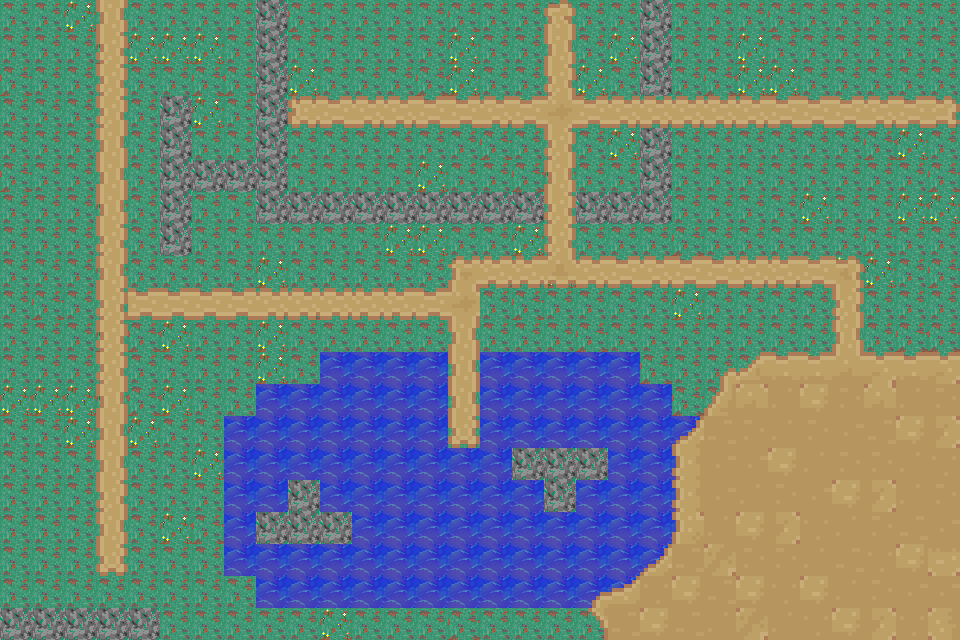

This is a level from a 2D game, rendered from its Tiled map with the project's own tilesets. A one-line summary and the complete map file follow:
An orthogonal 30x20 tile map with 32x32 px tiles, 2 tile layers (Kachelebene 1, Kachelebene 2), 2 tilesets and 1 object (Testtri).

<map version="1.10" tiledversion="1.11.0" orientation="orthogonal" renderorder="right-down" width="30" height="20" tilewidth="32" tileheight="32" infinite="0" nextlayerid="4" nextobjectid="3">
 <tileset firstgid="1" name="RPG" tilewidth="32" tileheight="32" tilecount="5" columns="0">
  <grid orientation="orthogonal" width="1" height="1" />
  <tile id="0">
   <properties>
    <property name="iswall" type="bool" value="false" />
    <property name="iswater" type="bool" value="true" />
   </properties>
   <image source="own Watertile 2.png" width="32" height="32" />
  </tile>
  <tile id="2" probability="0.2">
   <properties>
    <property name="iswall" type="bool" value="false" />
    <property name="iswater" type="bool" value="false" />
   </properties>
   <image source="Ph.Boden_Tile_2.png" width="32" height="32" />
  </tile>
  <tile id="3" probability="0.1">
   <properties>
    <property name="iswall" type="bool" value="false" />
    <property name="iswater" type="bool" value="false" />
   </properties>
   //data/maps/tiled/super-koalio/koalio.png
   <image source="Ph.Boden_Tile_1.png" width="32" height="32" />
  </tile>
  <tile id="7">
   <properties>
    <property name="iswall" type="bool" value="false" />
    <property name="iswater" type="bool" value="false" />
   </properties>
   <image source="Ph.Boden 3.png" width="32" height="32" />
  </tile>
  <tile id="4">
   <properties>
    <property name="iswall" type="bool" value="true" />
    <property name="iswater" type="bool" value="false" />
   </properties>
   <image source="Seatile_.png" width="32" height="32" />
  </tile>
 </tileset>
 <tileset firstgid="9" name="Sand_scaled" tilewidth="32" tileheight="32" tilecount="96" columns="8">
  <image source="sand2.png" width="256" height="384" />
  <tile id="9" />
  <tile id="10" />
  <tile id="17" />
  <tile id="18" />
  <tile id="38" probability="0.6" />
  <tile id="49" probability="0.6" />
  <tile id="37" probability="0.6" />
  <tile id="25" />
  <tile id="41" probability="0.6" />
  <tile id="56" probability="0.6" />
  <tile id="67" />
  <tile id="57" probability="0.6" />
  <tile id="43" probability="0.6" />
  <tile id="32" probability="0.6" />
  <tile id="48" />
  <tile id="46" />
  <tile id="26" />
  <tile id="27" />
  <tile id="28" />
  <tile id="29" />
  <tile id="30" />
  <tile id="31" />
  <tile id="33" />
  <tile id="34" />
  <tile id="35" />
  <tile id="36" />
  <tile id="39" />
  <tile id="40" />
  <tile id="42" />
  <tile id="44" />
  <tile id="45" />
  <tile id="47" />
  <tile id="50" />
  <tile id="51" />
  <tile id="52" />
  <tile id="53" />
  <tile id="54" />
  <tile id="0" />
  <tile id="3" />
  <tile id="55" />
  <tile id="58" />
  <tile id="59" />
  <tile id="60" />
  <tile id="2" />
  <tile id="4" />
  <tile id="5" />
  <tile id="61" />
  <tile id="8" />
  <tile id="1" />
  <tile id="62" />
  <tile id="63" />
  <tile id="64" />
  <tile id="65" />
  <tile id="66" />
  <tile id="68" />
  <tile id="69" />
  <tile id="70" />
  <tile id="71" />
  <tile id="19" />
  <tile id="72" />
  <tile id="15" />
  <tile id="13" />
  <tile id="12" />
  <tile id="14" />
  <tile id="73" />
  <tile id="6" />
  <tile id="74" />
  <tile id="7" />
  <tile id="75" />
  <tile id="76" />
  <tile id="77" />
  <tile id="16" />
  <tile id="78" />
  <tile id="79" />
  <tile id="80" />
  <tile id="22" />
  <tile id="81" />
  <tile id="82" />
  <tile id="24" />
  <tile id="83" />
  <tile id="84" />
  <tile id="85" />
  <tile id="20" />
  <tile id="11" />
  <tile id="86" />
  <tile id="21" />
  <tile id="23" />
  <tile id="87" />
  <tile id="88" />
  <tile id="89" />
  <tile id="90" />
  <tile id="91" />
  <tile id="92" />
  <tile id="93" />
  <tile id="94" />
  <tile id="95" />
 </tileset>
 <layer id="1" name="Kachelebene 1" width="30" height="20">
  <data encoding="csv">
8,8,3,8,8,8,8,8,5,4,8,8,8,8,4,8,8,4,8,8,8,8,8,8,4,8,8,8,8,8,
8,8,8,3,3,3,3,8,5,8,8,8,8,8,3,8,8,8,8,3,8,8,8,3,8,8,8,8,8,8,
4,8,8,8,8,8,4,4,5,3,8,8,8,4,3,8,8,8,3,8,8,8,4,3,3,8,8,8,8,8,
8,8,8,8,8,3,3,8,5,8,8,8,8,4,8,8,3,3,3,8,8,8,8,8,8,4,3,8,8,8,
8,8,8,8,8,3,8,8,5,8,8,8,8,8,8,4,8,8,8,3,8,8,8,8,8,8,8,4,3,8,
4,8,8,8,8,4,8,3,5,8,8,8,8,3,8,8,4,3,8,8,8,8,8,8,8,8,8,8,8,4,
8,8,8,3,8,8,8,8,5,5,5,5,5,5,8,3,8,8,8,8,4,8,8,8,8,3,8,8,3,3,
8,8,8,8,8,8,8,8,8,8,8,8,3,3,8,8,3,8,8,8,8,4,8,8,8,8,8,4,8,8,
8,8,8,4,8,8,8,8,3,8,8,8,8,8,8,3,8,3,8,8,8,8,8,8,4,3,3,3,8,4,
8,4,8,8,8,8,8,8,8,4,8,8,8,8,8,8,4,8,8,8,8,3,8,8,8,8,8,8,8,8,
8,8,8,3,4,3,8,8,3,8,8,8,8,8,8,8,8,8,4,8,8,8,8,8,8,8,8,8,4,4,
8,8,8,8,8,8,8,8,3,8,1,1,1,1,8,1,1,1,1,1,4,8,8,8,8,3,8,8,8,8,
3,3,3,3,4,3,8,8,1,1,1,1,1,1,8,1,1,1,1,1,1,4,8,8,3,8,8,8,8,8,
8,8,3,8,3,8,8,1,1,1,1,1,1,1,8,1,1,1,1,1,1,1,8,8,8,8,3,8,3,4,
8,8,8,8,8,8,3,1,1,1,1,1,1,1,1,1,1,1,1,1,1,1,8,8,8,8,8,8,8,8,
8,8,8,8,8,8,8,1,1,1,1,1,1,1,1,1,1,1,1,1,1,1,8,8,8,8,4,8,8,8,
8,8,8,8,8,3,4,1,1,1,1,1,1,1,1,1,1,1,1,1,1,1,8,8,8,8,8,4,4,3,
8,8,8,8,8,8,8,1,1,1,1,1,1,1,1,1,1,1,1,1,1,8,3,3,8,4,4,4,3,8,
8,8,8,8,8,8,8,8,1,1,1,1,1,1,1,1,1,1,1,1,8,8,3,8,8,8,8,8,8,8,
4,4,8,8,8,8,8,8,8,8,3,8,8,8,4,8,8,8,8,4,8,8,8,8,8,8,8,8,8,4
</data>
 </layer>
 <layer id="2" name="Kachelebene 2" width="30" height="20">
  <data encoding="csv">
0,0,0,1610612825,0,0,0,0,0,0,0,0,0,0,0,0,0,73,0,0,5,0,0,0,0,0,0,0,0,0,
0,0,0,90,0,0,0,0,0,0,0,0,0,0,0,0,0,1610612825,0,0,5,0,0,0,0,0,0,0,0,0,
0,0,0,90,0,0,0,0,0,0,0,0,0,0,0,0,0,90,0,0,5,0,0,0,0,0,0,0,0,0,
0,0,0,90,0,5,0,0,0,81,89,1610612826,1610612826,89,89,1610612826,89,52,89,1610612826,1610612826,1610612826,1610612826,1610612826,89,89,89,1610612826,89,74,
0,0,0,1610612825,0,5,0,0,0,0,0,0,0,0,0,0,0,90,0,0,5,0,0,0,0,0,0,0,0,0,
0,0,0,1610612825,0,5,5,5,0,0,0,0,0,0,0,0,0,1610612825,0,0,5,0,0,0,0,0,0,0,0,0,
0,0,0,1610612825,0,5,0,0,0,0,0,0,0,0,5,5,5,90,5,5,5,0,0,0,0,0,0,0,0,0,
0,0,0,90,0,5,0,0,0,0,0,0,0,0,0,0,0,90,0,0,0,0,0,0,0,0,0,0,0,0,
0,0,0,2684354649,0,0,0,0,0,0,0,0,0,0,43,2684354650,2684354650,60,1610612826,89,1610612826,89,89,2684354650,2684354650,89,45,0,0,0,
0,0,0,90,89,3221225561,89,3221225561,1610612826,1610612826,1610612826,2684354650,2684354650,3221225561,52,0,0,0,0,0,0,0,0,0,0,0,90,0,0,0,
0,0,0,90,0,0,0,0,0,0,0,0,0,0,1610612825,0,0,0,0,0,0,0,0,0,0,0,1610612825,0,0,0,
0,0,0,90,0,0,0,0,0,0,0,0,0,0,1610612825,0,0,0,0,0,0,0,2684354643,1610612807,1610612756,1610612756,66,1610612767,1610612756,1610612767,
0,0,0,2684354649,0,0,0,0,0,0,0,0,0,0,1610612825,0,0,0,0,0,0,0,70,66,18,50,19,66,18,19,
0,0,0,2684354649,0,0,0,0,0,0,0,0,0,0,82,0,0,0,0,0,0,29,27,19,18,19,26,27,50,65,
0,0,0,1610612825,0,0,0,0,0,0,0,0,0,0,0,0,5,5,5,0,0,17,26,26,50,18,19,19,18,76,
0,0,0,90,0,0,0,0,0,5,0,0,0,0,0,0,0,5,0,0,0,17,26,18,19,26,50,65,18,19,
0,0,0,1610612825,0,0,0,0,5,5,5,0,0,0,0,0,0,0,0,0,0,23,18,50,65,76,18,19,27,26,
0,0,0,82,0,0,0,0,0,0,0,0,0,0,0,0,0,0,0,0,29,27,46,19,19,18,27,76,50,57,
0,0,0,0,0,0,0,0,0,0,0,0,0,0,0,0,0,0,67,92,76,50,27,50,76,50,18,19,26,26,
5,5,5,5,5,0,0,0,0,0,0,0,0,0,0,0,0,0,86,27,50,27,18,46,18,76,50,65,76,58
</data>
 </layer>
 <objectgroup id="3" name="Objektebene 1">
  <object id="1" type="Testtri" x="632" y="101">
   <polygon points="-7,14 33,134 113,98" />
  </object>
 </objectgroup>
</map>